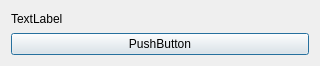
<?xml version="1.0" encoding="UTF-8"?>
<ui version="4.0">
 <class>DialogWait</class>
 <widget class="QDialog" name="DialogWait">
  <property name="geometry">
   <rect>
    <x>0</x>
    <y>0</y>
    <width>320</width>
    <height>66</height>
   </rect>
  </property>
  <property name="windowTitle">
   <string>Dialog</string>
  </property>
  <layout class="QVBoxLayout" name="verticalLayout">
   <item>
    <widget class="QLabel" name="label">
     <property name="text">
      <string>TextLabel</string>
     </property>
    </widget>
   </item>
   <item>
    <widget class="QPushButton" name="pushButton">
     <property name="text">
      <string>PushButton</string>
     </property>
    </widget>
   </item>
  </layout>
 </widget>
 <resources/>
 <connections/>
</ui>
